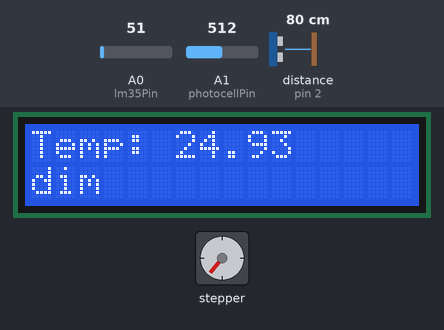
Recording of a sketch running on a simulated Arduino Uno, built with avr-gcc and run on an emulated ATmega328P. Parts: 16×2 character LCD, stepper motor. The test bench sets the inputs (shaded band); at power-on: distance to the obstacle (sensor on pin 2) 80 cm, A1 (photocellPin) = 512, A0 (lm35Pin) = 51. The echo pulse lasts 58.3 µs per cm; stepper angles assume 2048 steps per turn; what the sketch prints to the serial monitor is not drawn.

Above: at 24.0 s.
24.1 s: distance to the obstacle (sensor on pin 2) set to 2 cm
At 28.6 s:
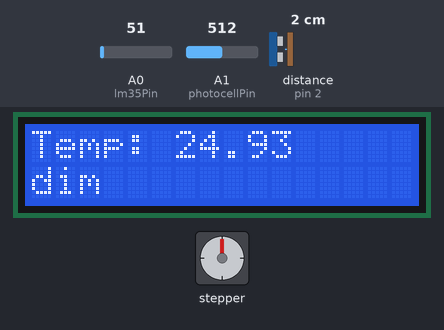
35.5 s: A1 (photocellPin) set to 552
At 44.0 s:
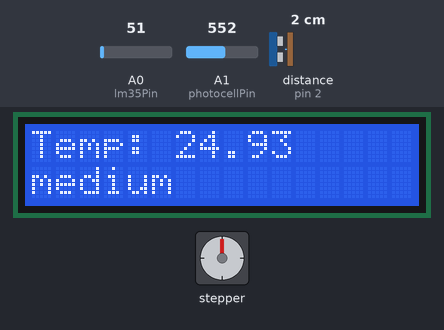
48.0 s: A1 (photocellPin) set to 792
59.5 s: A1 (photocellPin) set to 817
70.9 s: A1 (photocellPin) set to 122
At 74.0 s:
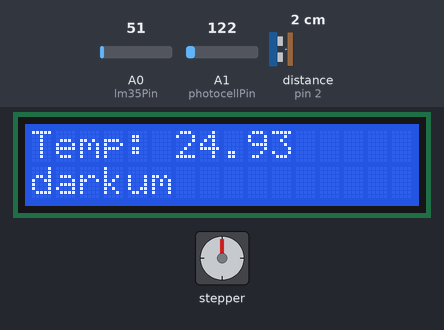
Timing chart, 0 to 83.3 s (numbered marks = the images above; inputs shaded):
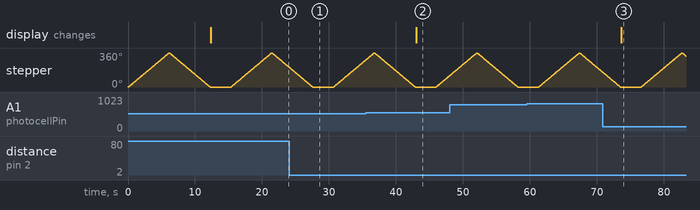

Measured:
- the behaviour switches between 533 and 534 on A1 (photocellPin) (found by bisection; images 1 and 2)
- after the input at 35.5 s, the display: changes after 7.5 s (image 2)
- after the input at 70.9 s, the display: changes after 2.7 s (image 3)
- by itself, stepper: turns 360° clockwise in 6.0 s, then 360° counter-clockwise in 6.0 s, then 360° clockwise in 6.0 s, then 153° counter-clockwise in 2.6 s

The sketch:

GCI-GPIO-Pins.ino
```cpp
//Includes library for the proper functions of LCD
#include <LiquidCrystal.h>
//Includes library for stepper motor
#include <Stepper.h>
// sensor minimum for photocell,
const int sensorMin = 0;
// sensor maximum values for photocell,
const int sensorMax = 800;

int lm35Pin = A0; //Initialises Lm35 Temperature sensor to pin A0

int photocellPin = A1; //Initialises photocell sensor to pin A1

//Initialises Ultrasonic sensor pins D2+D3
int echoPin = 2;
int trigPin = 3;

//Initialises all of the LCD pins
int lcdRSPin = 12;
int lcdEPin = 11;
int lcdD4Pin = 7;
int lcdD5Pin = 6;
int lcdD6Pin = 5;
int lcdD7Pin = 4;

//Initialises all of the required stepper motor pins
int stepIN1Pin = 8;
int stepIN2Pin = 9;
int stepIN3Pin = 10;
int stepIN4Pin = 11;

int stepsPerRevolution = 2048;

Stepper myStepper(stepsPerRevolution,
                  stepIN1Pin, stepIN3Pin,
                  stepIN2Pin, stepIN4Pin);

// initialize the library with the numbers of the interface pins
LiquidCrystal lcd(lcdRSPin, lcdEPin,
                  lcdD4Pin, lcdD5Pin, lcdD6Pin, lcdD7Pin);
void setup()
{
    // set up serial at 9600 baud
    Serial.begin(9600);

    // set the pinmode on our ultrasonic echo, and tric pins
    pinMode(echoPin, INPUT);
    pinMode(trigPin, OUTPUT);

    // set the RPM (for the stepper motor)
    myStepper.setSpeed(10);

    // set up the LCD's number of columns and rows:
    lcd.begin(16, 2);

}

void loop()
{
    // Sets value types for variables that we'll need for later
    int tempAnalogValue;
    int range;
    int photocellValue;
    float temperature;
    float distanceCentimeters;
    int pulseLenMicroseconds;


    // Sets the variable to equal the temperature pin's value, then does math to convert to the actual temperature value in Celcius (Temp sensor)
    tempAnalogValue = analogRead(lm35Pin);
    temperature = float(tempAnalogValue) / 1023;
    temperature = temperature * 500;
    // To be used for printing on LCD
    String Temperature = String(temperature);

    // step one revolution in one direction (Stepper Motor)
    myStepper.step(stepsPerRevolution);
    // wait a second
    delay(100);

    // step one revolution in the other direction (Stepper Motor)
    myStepper.step(-stepsPerRevolution);
    // wait a second
    delay(100);

    // Sets variable to equal photocell pin's value (Photoresistor)
    photocellValue = analogRead(photocellPin);
    // Sets sensor range to a range of four options (Photoresistor)
    range = map(photocellValue, sensorMin, sensorMax, 0, 3);


    digitalWrite(trigPin, LOW);
    delayMicroseconds(20);
    digitalWrite(trigPin, HIGH);
    delayMicroseconds(100);
    digitalWrite(trigPin, LOW);

    // measure the pulse length from the echo pin (UltraRangeFinder)
    pulseLenMicroseconds = pulseIn(echoPin, HIGH);

    // Calculates distance using values I found online and stores value in variable (UltraRangeFinder)
    distanceCentimeters = pulseLenMicroseconds / 29.387 / 2;

    // Sets the cursor to column 0, line 0 (LCD)
    lcd.setCursor(0, 0);

    // print the Temperature on (LCD)
    lcd.print("Temp: " + Temperature);

    // Sets the cursor to column 0, line 1 (LCD)
    lcd.setCursor(0, 1);

    // Prints whether the light sensor is detecting alot or little light in the serial monitor and LCD (Photoresistor)
    switch (range)
    {
        case 0:
            Serial.println("dark");
            lcd.print("dark");
            break;
        case 1:
            Serial.println("dim");
            lcd.print("dim");
            break;
        case 2:
            Serial.println("medium");
            lcd.print("medium");
            break;
        case 3:
            Serial.println("bright");
            lcd.print("bright");
            break;
    }
    delay(1000);
    // Prints temperature in serial monitor
    Serial.print("Temp: ");
    Serial.print(temperature);
    Serial.println("C");
    delay(1000);
    // Prints ultrasonic sensor range to sensor
    Serial.print("Distance-(cm) ");
    Serial.println(distanceCentimeters);
    delay(1000);
}
```
